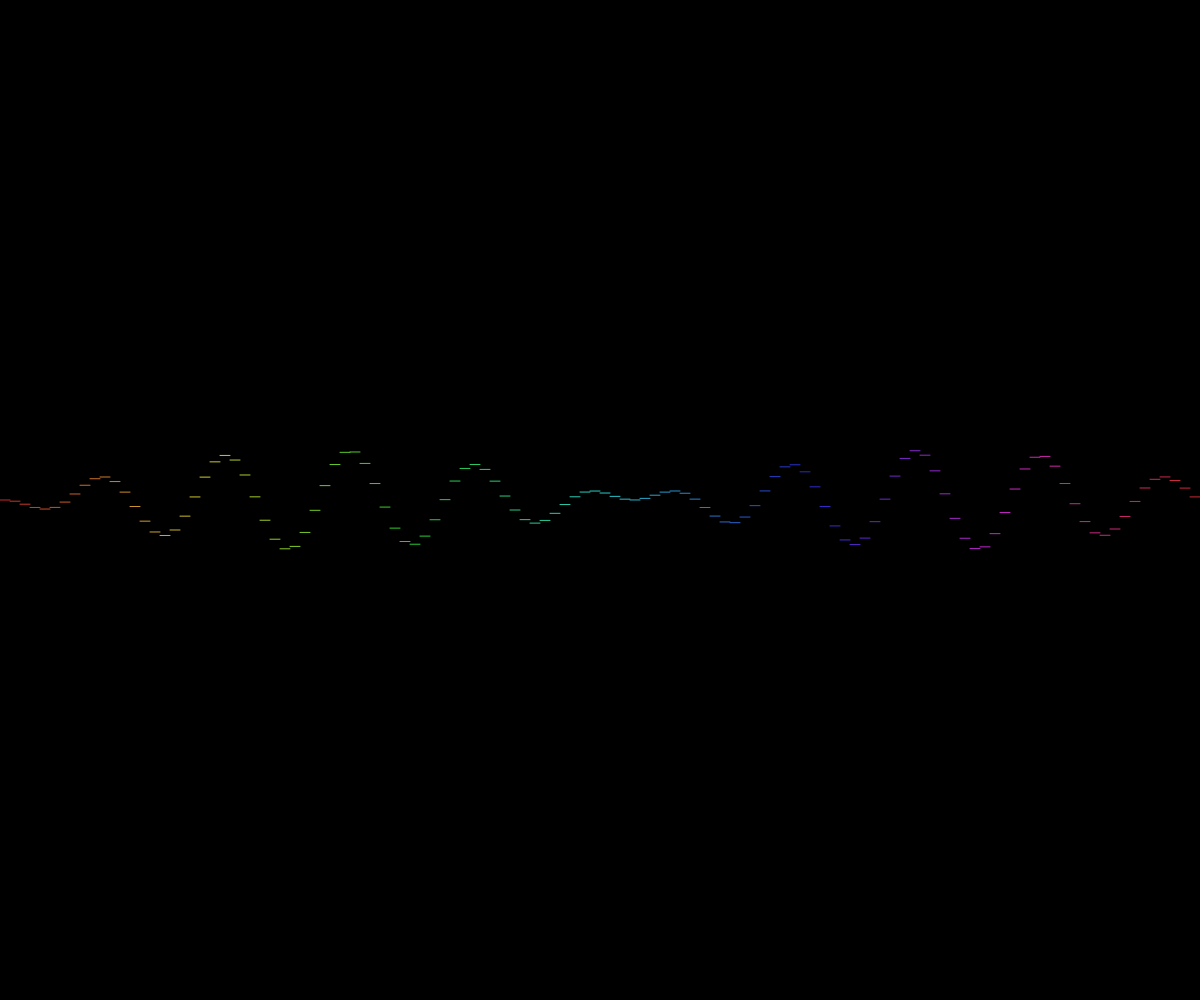
Frame 1 (no input)
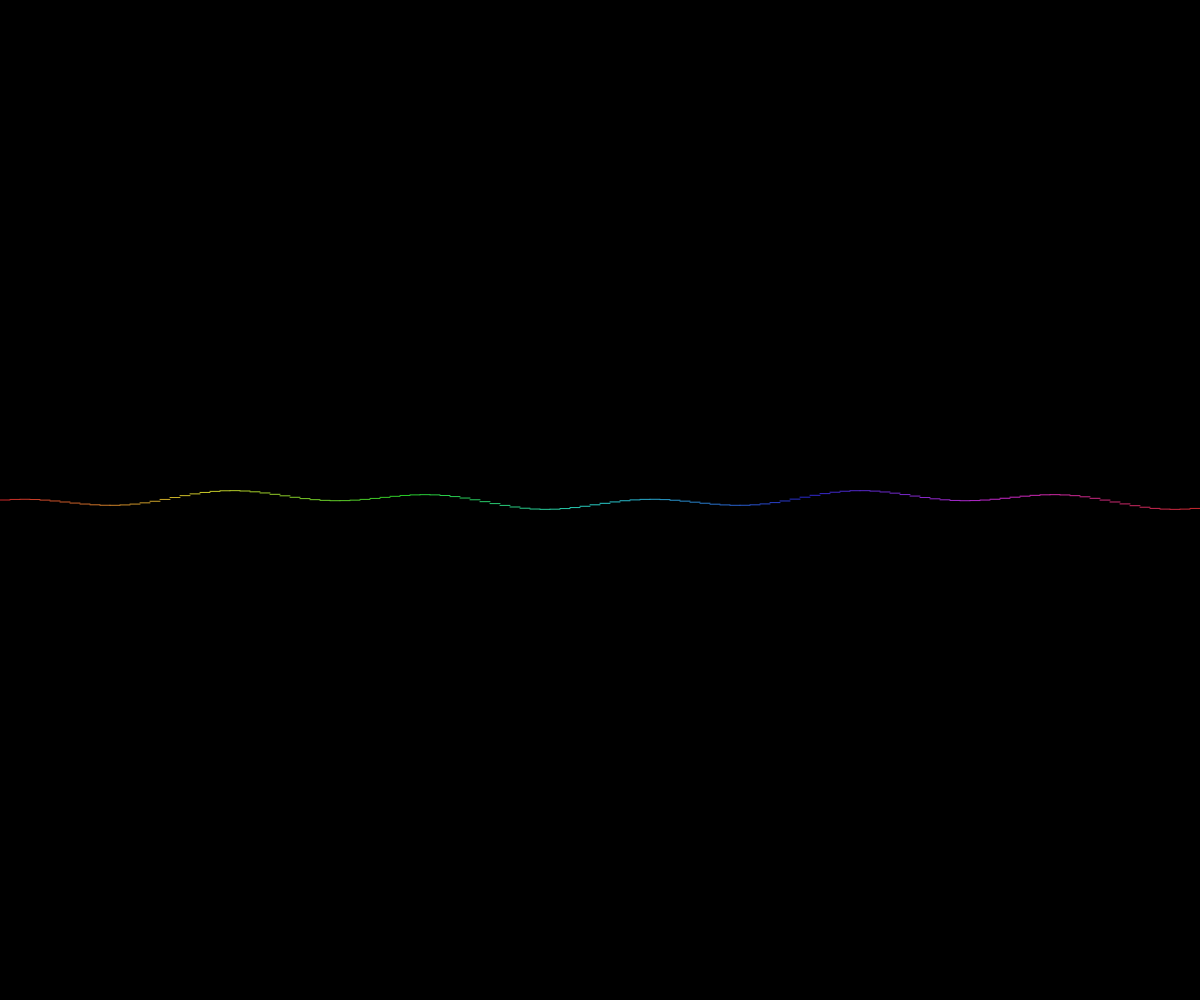
Frame 60 (no input)
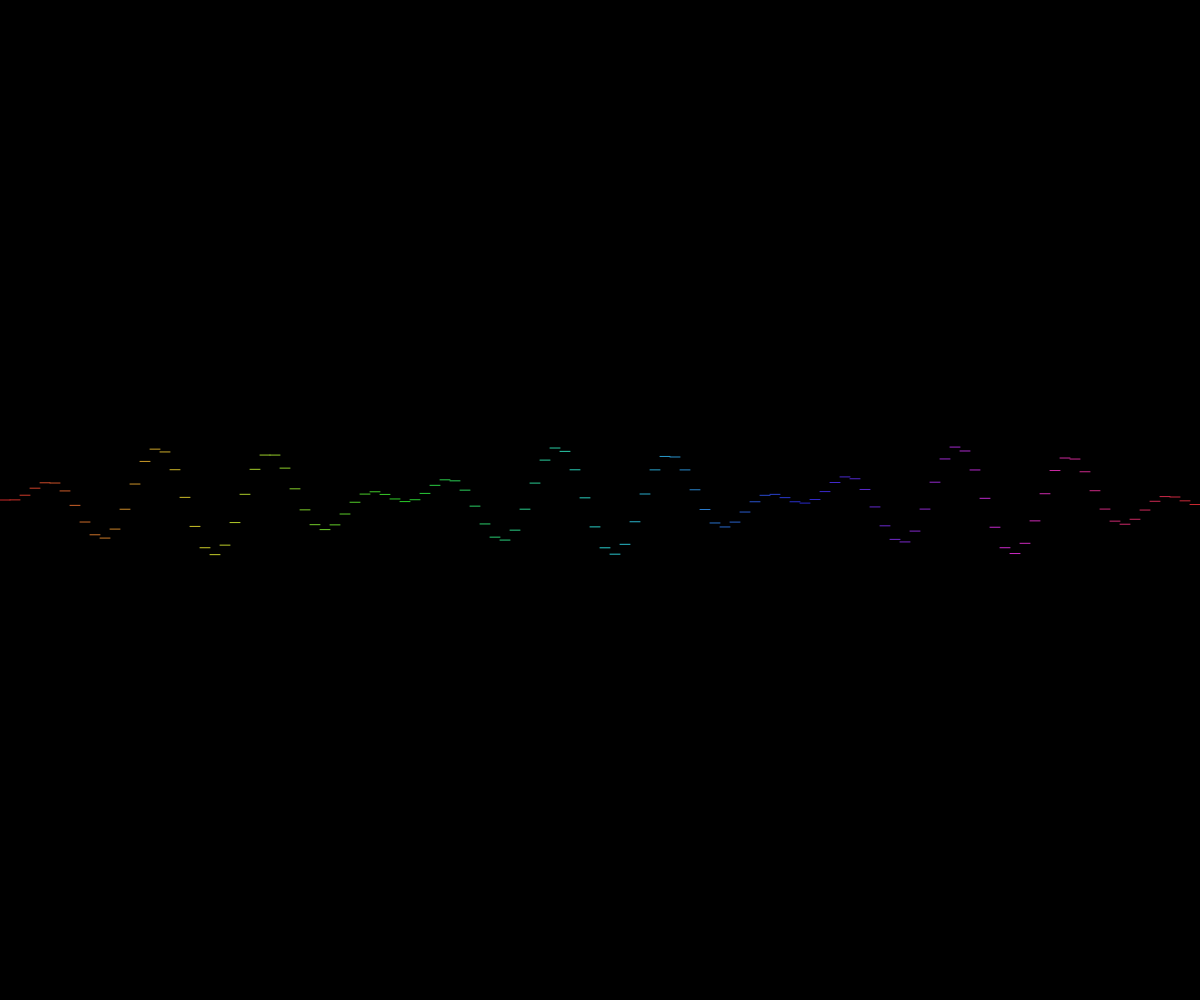
Frame 120 (the mouse pressed at the canvas centre since frame 60)

The p5.js sketch that drew these frames (run headless with seeded random() and noise() and a simulated clock; from frame 60 on, the mouse is pressed at the canvas centre):

// p5.js sketch
// ── sketch.js
// Setting up initial values for the waveform
let wavelength = 200;
let amplitude = 50;
let frequency = 0.05;
let phase = 0;
var music;


function setup() {
  createCanvas(windowWidth, windowHeight);
  colorMode(HSB, 360, 100, 100);
}


function draw() {
  background(0);
// Creating a sinusoidal waveform using the sin() function
// which is a combination of two sin functions with different frequencies
  for (let x = 0; x < width; x += 10) {
    const y = height / 2 + sin((x + phase) * frequency) * amplitude * sin(x / wavelength);
    const col = color((x / width) * 360, 80, 80);
    stroke(col);
    line(x, y, x + 10, y);
  }
// Adjusting the phase, amplitude, frequency and wavelength based on the mouse position
  phase += 10;
  amplitude = map(mouseY, 0, height, 10, 100);
  frequency = map(mouseX, 0, width, 0.01, 0.1);
  wavelength = map(mouseY, 0, height, 50, 200);
}

/*
function keyPressed() {
    if (!(audioInitialised || audioStarting)) {
        startAudio();
    }
}
*/
/*Q1. Which assignment it is?
sinusoidal animation technique.

Q2. How your code uses the featured technique to achieve interesting results?
The code generates a sound wave-like pattern by using the sin() function, which creates a smooth sinusoidal curve. It uses different variables, such as wavelength, amplitude, frequency, and phase, to alter the appearance of the wave.

The code draws a series of lines that move up and down, creating a visually pleasing wave-like effect. The color of each line is determined by its position along the x-axis, creating a gradient that moves from red to blue.

The code also maps the amplitude, frequency, and wavelength variables to the user's mouse movements, which allows for interactivity and a personalized viewing experience.

Q3. What you like about the end results?
I like how the code creates a dynamic  wave-like effect that responds to user input. The interactivity provided by mapping the variables to mouse movement is a great addition and makes the code even more engaging. however, i would have liked to add sound to it so that it. So that the waves moves according to the sound.*/
// ── style.css
html, body {
  margin: 0;
  padding: 0;
  overflow: hidden;
}

canvas {
  display: block;
}
